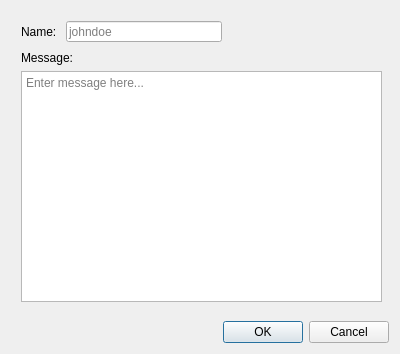
<?xml version="1.0" encoding="UTF-8"?>
<ui version="4.0">
 <class>ComposeMessageDialog</class>
 <widget class="QDialog" name="ComposeMessageDialog">
  <property name="windowModality">
   <enum>Qt::WindowModality::WindowModal</enum>
  </property>
  <property name="geometry">
   <rect>
    <x>0</x>
    <y>0</y>
    <width>400</width>
    <height>354</height>
   </rect>
  </property>
  <property name="windowTitle">
   <string>Compose new message</string>
  </property>
  <property name="modal">
   <bool>true</bool>
  </property>
  <layout class="QVBoxLayout" name="verticalLayout">
   <item>
    <widget class="QWidget" name="mainWidget" native="true">
     <widget class="QWidget" name="formLayoutWidget">
      <property name="geometry">
       <rect>
        <x>10</x>
        <y>10</y>
        <width>201</width>
        <height>21</height>
       </rect>
      </property>
      <layout class="QFormLayout" name="nameFormLayout">
       <item row="0" column="0">
        <widget class="QLabel" name="nameLabel">
         <property name="text">
          <string>Name: </string>
         </property>
        </widget>
       </item>
       <item row="0" column="1">
        <widget class="QLineEdit" name="nameInput">
         <property name="toolTip">
          <string>Enter recipient username. Example: johndoe123</string>
         </property>
         <property name="maxLength">
          <number>20</number>
         </property>
         <property name="placeholderText">
          <string>johndoe</string>
         </property>
        </widget>
       </item>
      </layout>
     </widget>
     <widget class="QWidget" name="gridLayoutWidget">
      <property name="geometry">
       <rect>
        <x>10</x>
        <y>40</y>
        <width>361</width>
        <height>251</height>
       </rect>
      </property>
      <layout class="QGridLayout" name="messageGridLayout">
       <item row="0" column="0">
        <widget class="QLabel" name="messageLabel">
         <property name="text">
          <string>Message:</string>
         </property>
        </widget>
       </item>
       <item row="1" column="0">
        <widget class="QPlainTextEdit" name="messageInput">
         <property name="placeholderText">
          <string>Enter message here...</string>
         </property>
        </widget>
       </item>
      </layout>
     </widget>
    </widget>
   </item>
   <item>
    <widget class="QDialogButtonBox" name="mainButtonBox">
     <property name="orientation">
      <enum>Qt::Orientation::Horizontal</enum>
     </property>
     <property name="standardButtons">
      <set>QDialogButtonBox::StandardButton::Cancel|QDialogButtonBox::StandardButton::Ok</set>
     </property>
     <property name="centerButtons">
      <bool>false</bool>
     </property>
    </widget>
   </item>
  </layout>
 </widget>
 <resources/>
 <connections>
  <connection>
   <sender>mainButtonBox</sender>
   <signal>accepted()</signal>
   <receiver>ComposeMessageDialog</receiver>
   <slot>accept()</slot>
   <hints>
    <hint type="sourcelabel">
     <x>227</x>
     <y>335</y>
    </hint>
    <hint type="destinationlabel">
     <x>157</x>
     <y>274</y>
    </hint>
   </hints>
  </connection>
  <connection>
   <sender>mainButtonBox</sender>
   <signal>rejected()</signal>
   <receiver>ComposeMessageDialog</receiver>
   <slot>reject()</slot>
   <hints>
    <hint type="sourcelabel">
     <x>295</x>
     <y>341</y>
    </hint>
    <hint type="destinationlabel">
     <x>286</x>
     <y>274</y>
    </hint>
   </hints>
  </connection>
 </connections>
</ui>
